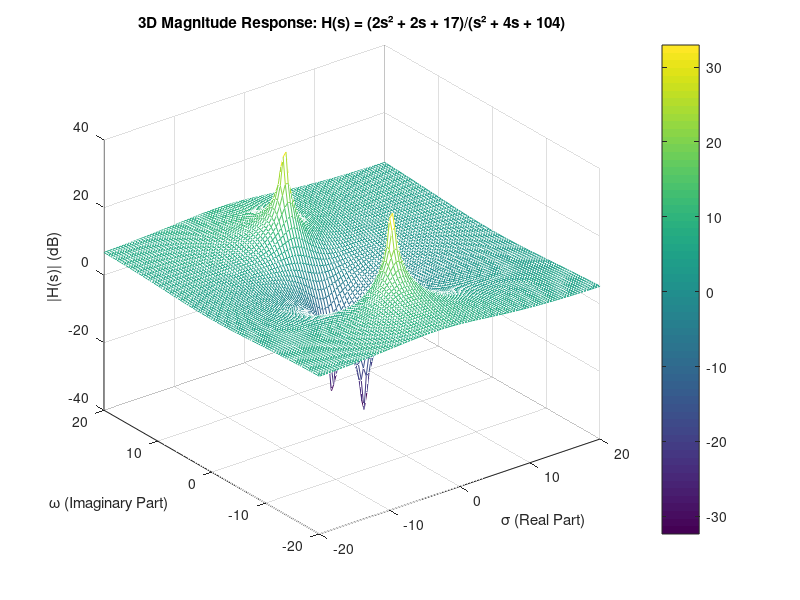

Here is the MATLAB script that generated this plot:
clear all;
close all;

% Define range and number of points for sigma and omega
sigma = linspace(-20, 20, 100);
omega = linspace(-20, 20, 100);

% Create meshgrid for sigma and omega
[sigmagrid, omegagrid] = meshgrid(sigma, omega);

% Combine sigma and omega into a complex plane grid (s-plane)
sgrid = sigmagrid + 1i*omegagrid;

% Define coefficients for numerator (b) and denominator (a) polynomials
b = [2 2 17];
a = [1 4 104];

% Calculate frequency response H1 using polynomial evaluation
H1 = polyval(b, sgrid)./polyval(a, sgrid);

% Calculate magnitude in dB, handling potential infinities
mag_dB = 20*log10(abs(H1));

% Replace any infinite or NaN values for better visualization
mag_dB(isinf(mag_dB) | isnan(mag_dB)) = -100;

% Create a mesh plot
figure;
mesh(sigmagrid, omegagrid, mag_dB);
xlabel('σ (Real Part)');
ylabel('ω (Imaginary Part)');
zlabel('|H(s)| (dB)');
title('3D Magnitude Response: H(s) = (2s² + 2s + 17)/(s² + 4s + 104)');
colorbar;
grid on;